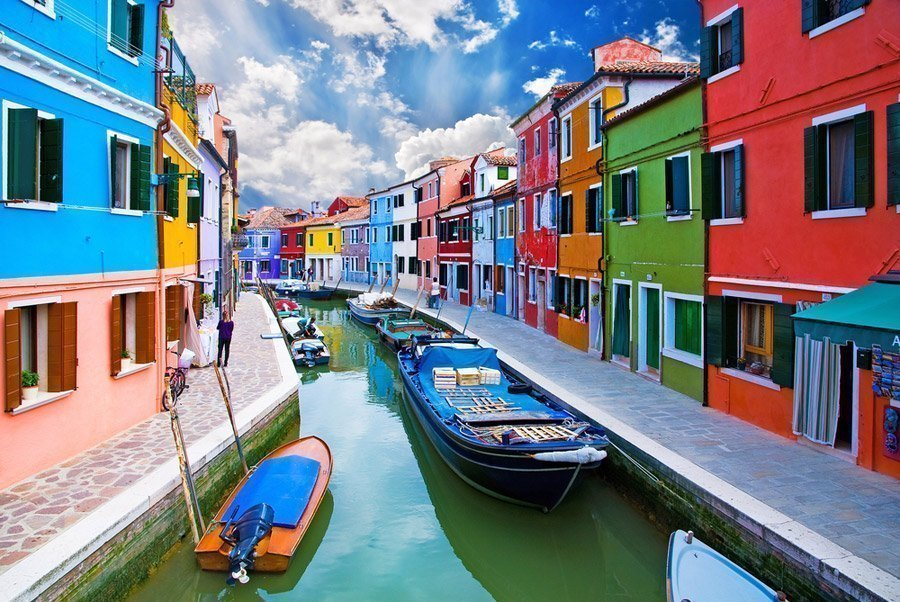
#> input picture burano.jpg, 900 x 602 px
$ jupyter execute Untitled.ipynb
#> lines starting #> are read from the running program, lines starting #| are printed output that depends on the picture
[cell 1]
import numpy as np
import matplotlib.pyplot as plt
import cv2

img = cv2.imread('burano.jpg')
#> img is the input picture: shape (602, 900, 3); mean B, G, R 135.5, 127.1, 120.8
img_rgb = cv2.cvtColor(img, cv2.COLOR_BGR2RGB)
plt.imshow(img_rgb)

img_gray = cv2.cvtColor(img, cv2.COLOR_BGR2GRAY)
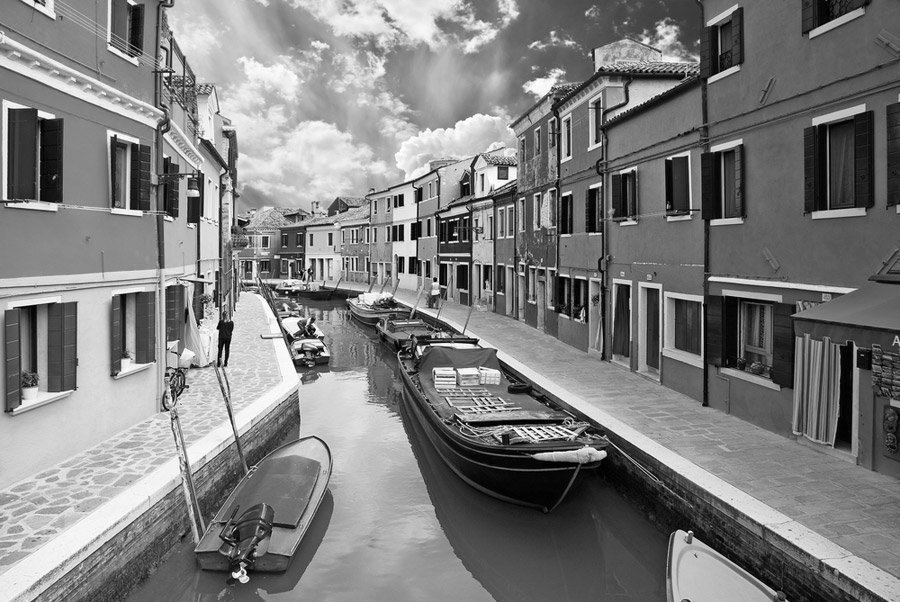
#> img_gray: shape (602, 900); min 0, max 255, mean 126.2
plt.imshow(img_rgb, cmap = 'gray')

fig,axs = plt.subplots(nrows = 1, ncols = 3, figsize = (30,30))
for i in range(0,3):
    ax = axs[i]
    ax.imshow(img_rgb[:,:,i], cmap = 'gray')
plt.show()
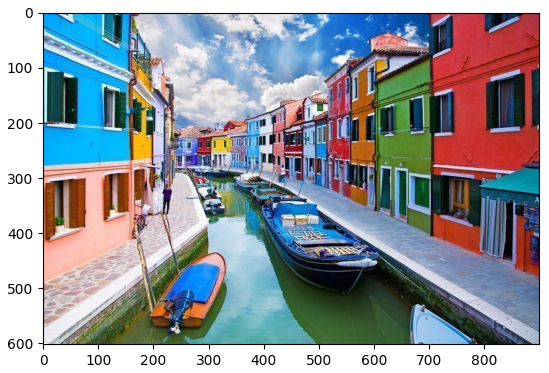
#> figure drawn by matplotlib, 1 panel
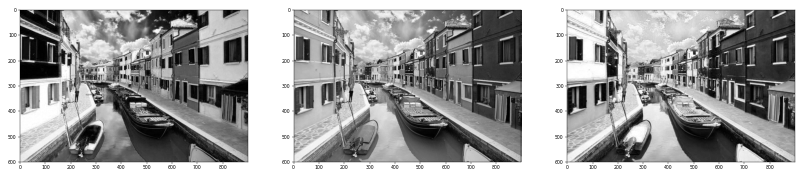
#> figure drawn by matplotlib, 3 panels

[cell 2]
img_hsv = cv2.cvtColor(img, cv2.COLOR_BGR2HSV)
#> img_hsv: shape (602, 900, 3); mean H, S, V 85.8, 120.4, 165.4
img_hls = cv2.cvtColor(img, cv2.COLOR_BGR2HLS)
#> img_hls: shape (602, 900, 3); mean of channels 0, 1, 2 87.1, 129.5, 121.5

fig, (ax1,ax2) = plt.subplots(nrows = 1, ncols = 2, figsize = (20,20))
ax1.imshow(img_hsv)
ax2.imshow(img_hls)
plt.show()
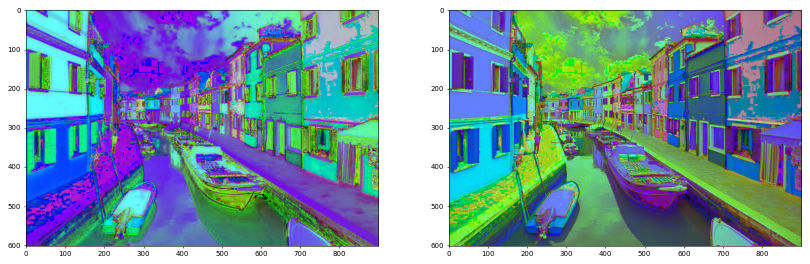
#> figure drawn by matplotlib, 2 panels

[cell 3]
img_copy = img_rgb.copy()

# draw reactangle
cv2.rectangle(img_copy, pt1 = (400,300), pt2 = (600,500), color=(255,0,0), thickness = 5)
plt.imshow(img_copy)

[cell 4]
# add text
cv2.putText(img_copy, text = "The Boat", org = (400,300), fontFace = cv2.FONT_HERSHEY_DUPLEX, fontScale = 2,
           color = (0,255,0), thickness = 2, lineType = cv2.LINE_AA)
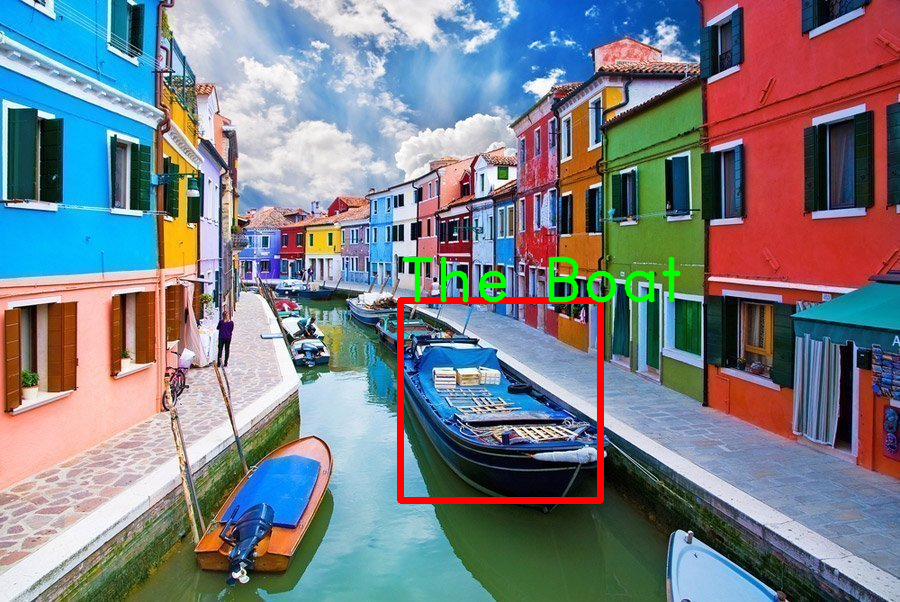
#> img_copy: shape (602, 900, 3); mean R, G, B 122, 127.1, 133.8
plt.imshow(img_copy)
